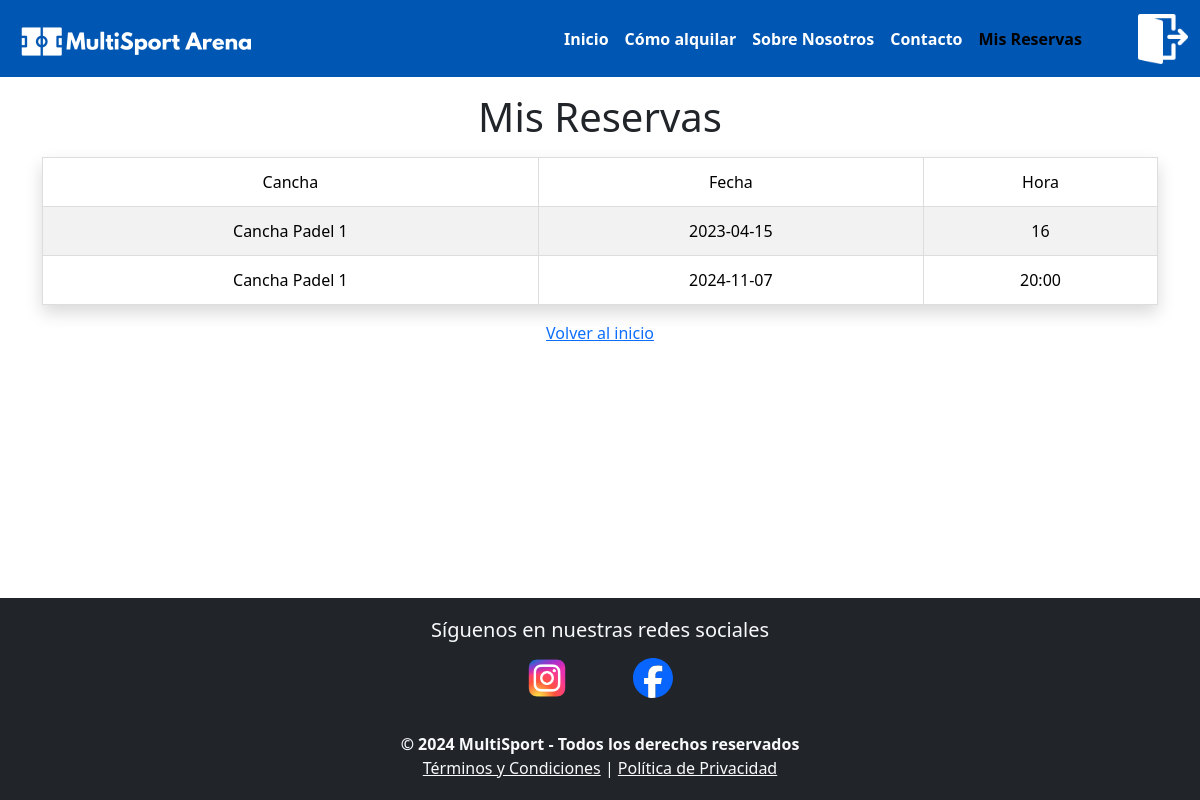
The app's page /mis_reservas (signed in), older data.
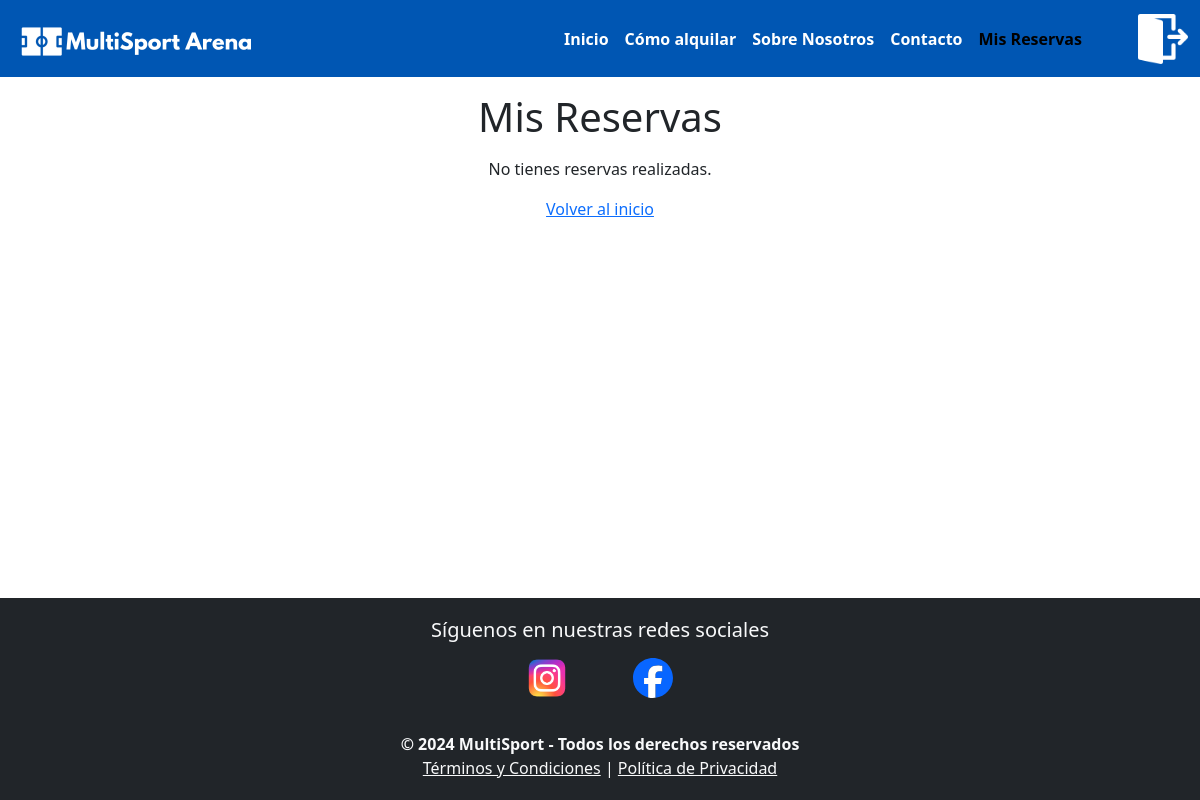
The same page, newer data.
### tables this page shows
CREATE TABLE Reservas (
            id_reserva INTEGER PRIMARY KEY AUTOINCREMENT,
            id_usuario INTEGER NOT NULL,
            id_cancha INTEGER NOT NULL,
            fecha TEXT NOT NULL,
            hora INTEGER NOT NULL,
            FOREIGN KEY (id_usuario) REFERENCES Usuarios (id_usuario),
            FOREIGN KEY (id_cancha) REFERENCES Canchas (id_cancha)
        );

CREATE TABLE Canchas (
            id_cancha INTEGER PRIMARY KEY AUTOINCREMENT,
            tipo TEXT NOT NULL,
            nombre TEXT NOT NULL
        );

### app.py (the view)
@app.route('/mis_reservas')
def mis_reservas():
    if 'user_id' not in session:
        return redirect(url_for('login'))
    conn = crear_conexion("reserva_canchas.db")
    reservas = obtener_reservas_por_usuario(conn, session['user_id'])
    conn.close()
    return render_template('mis_reservas.html', reservas=reservas)

### modelo/conexion.py (called while the page is built)
def crear_conexion(db_file):
    conn = None
    try:
        conn = sqlite3.connect(db_file)
        print(f"Conectado a la base de datos {db_file}")
        return conn
    except Error as e:
        print(f"Error al conectar con la base de datos: {e}")
    return conn

### modelo/reserva.py (called while the page is built)
def obtener_reservas_por_usuario(conn, id_usuario):
    cursor = conn.cursor()
    cursor.execute("""
        SELECT r.id_reserva, c.nombre AS cancha, r.fecha, r.hora
        FROM Reservas r
        JOIN Canchas c ON r.id_cancha = c.id_cancha
        WHERE r.id_usuario = ?
    """, (id_usuario,))
    return cursor.fetchall()

### templates/mis_reservas.html
{% include 'header.html' %}
<main class="container mt-3 mb-3">
    <h1 class="text-center mb-3">Mis Reservas</h1>
    {% if reservas %}
    <table class="table table-striped table-bordered shadow">
        <thead>
            <tr>
                <th>Cancha</th>
                <th>Fecha</th>
                <th>Hora</th>
            </tr>
        </thead>
        <tbody>
            {% for reserva in reservas %}
            <tr>
                <td>{{ reserva[1] }}</td>
                <td>{{ reserva[2] }}</td>
                <td>{{ reserva[3] }}</td>
            </tr>
            {% endfor %}
        </tbody>
    </table>
    {% else %}
        <p class="text-center">No tienes reservas realizadas.</p>
    {% endif %}
    <div class="text-center mt-3">
        <a href="{{ url_for('index') }}">Volver al inicio</a>
    </div>
</main>
{% include 'footer.html' %}

Row changes from the older to the newer data that the page shows:
no longer on this page (row edited): Reservas: nombre "Cancha Padel 1", fecha "2023-04-15", hora "16"
removed Reservas: nombre "Cancha Padel 1", fecha "2024-11-07", hora "20:00"
Text that changed along with them:
text no longer shown: "Cancha Fecha Hora"
text now shown: "No tienes reservas realizadas."
